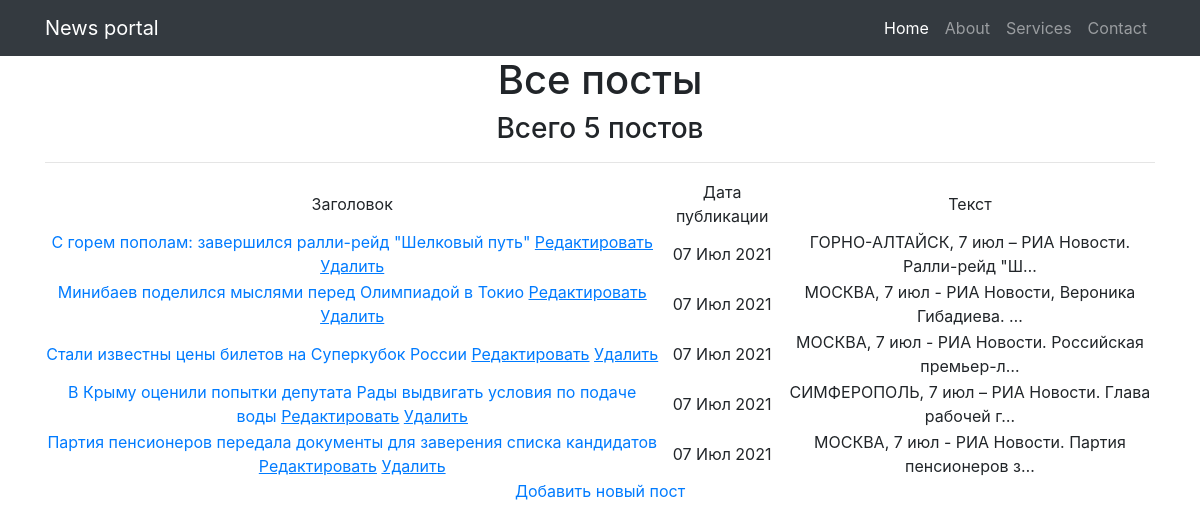
The app's page /, older data.
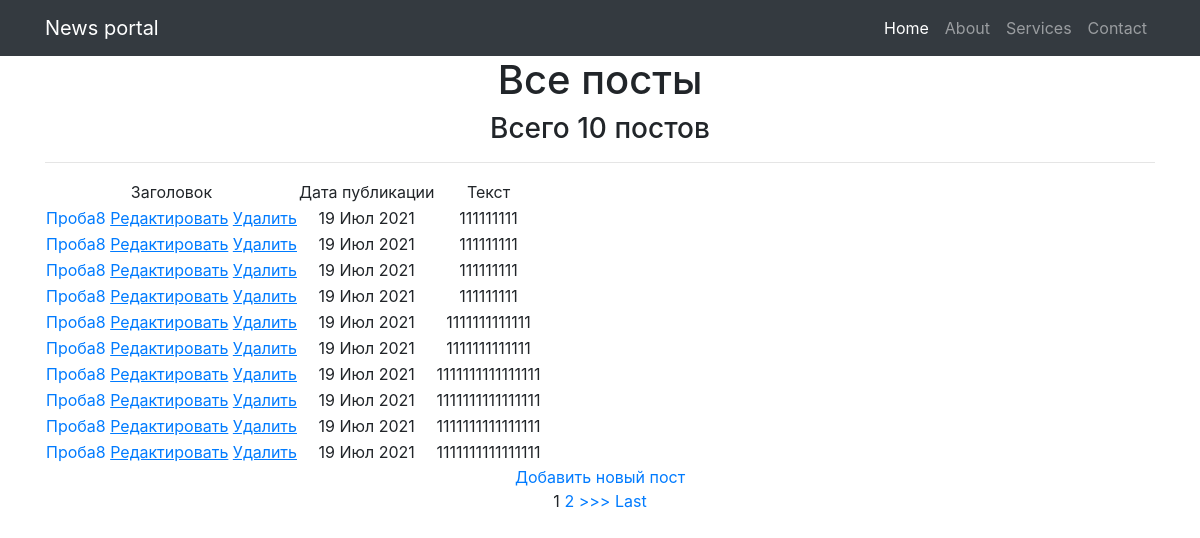
The same page, newer data.
### news/models.py (models this page shows, shortened)
class Post(models.Model):
    author = models.ForeignKey(Author, on_delete=models.CASCADE, verbose_name='Автор')
    NEWS = 'NW'
    ARTICLE = 'AR'
    RUBRIC = (
        (NEWS, 'Новость'), (ARTICLE, 'Статья')
    )
    categoryType = models.CharField(max_length=2, choices=RUBRIC, default=ARTICLE)
    time_post = models.DateTimeField(auto_now_add=True, verbose_name='Время публикации')
    postCategory = models.ManyToManyField(Category, through='PostCategory', verbose_name='Категория')
    title = models.CharField(max_length=128, verbose_name='Заголовок')
    text = models.TextField()
    rating = models.SmallIntegerField(default=0)
    class Meta:
        verbose_name = 'Публикация'
        verbose_name_plural = 'Публикации'

### news/views.py (the view)
# urls.py: path('', cache_page(60)(PostsList.as_view())),
class PostsList(ListView):
    model = Post
    template_name = 'posts.html'
    context_object_name = 'posts'
    queryset = Post.objects.order_by('-id')
    paginate_by = 10
    form_class = PostForm
    def get_filter(self):
        return PostsFilter(self.request.GET, queryset=super().get_queryset())
    def get_queryset(self):
        return self.get_filter().qs
    def get_context_data(self, **kwargs):
        context = super().get_context_data(**kwargs)
        context['time_now'] = datetime.utcnow()
        context['categories'] = Category.objects.all()
        return context

### news/templatetags/custom_filters.py (called while the page is built)
@register.filter(name='censor')  # регистрируем наш фильтр под именем Censor
def censor(text):
    for word in censored_words:
        if word in text:
            text = text.replace(word, '-censored-')
        else:
            continue
    return text

### news/templates/news/posts.html (shortened to what this page needs)
{% extends 'flatpages/default.html' %}
{% load custom_filters %}
{% load cache %}
{% block content %}
<h1>Все посты</h1>
<h3> Всего {{ posts|length }} постов </h3>
<hr>
{% if posts %}
    <table>
        <tr>
            <td>
                Заголовок
            </td>
            <td>
                Дата публикации
            </td>
            <td>
                Текст
            </td>
        </tr>
    {% for post in posts %}
        <tr>
            <td>
            <a href="{% url 'post_detail' post.id %}">{{ post.title }}</a>
                {% cache 300 urls %}
            <a href="{% url 'post_update' post.id %}"><u>Редактировать</u></a>
            <a href="{% url 'post_delete' post.id %}"><u> Удалить </u></a>
                {% endcache %}
        </td>
            <td>
                {{ post.time_post|date:'d M Y' }}
            </td>
            <td>
                {{ post.text|censor|truncatechars:50 }}
            </td>
        </tr>
    {% endfor %}
    </table>
<a href="{% url 'posts_create' %}">Добавить новый пост</a> <br>
{% if is_paginated %}
    {% for num in page_obj.paginator.page_range %}
        {% if page_obj.number == num %}
            <a>{{ num }}</a>
        {% elif num > page_obj.number|add:'-3' and num < page_obj.number|add:'3' %}
            <a href="?page={{ num }}">{{ num }}</a>
        {% endif %}
    {% endfor %}
    {% if page_obj.has_next %}
        <a href="?page={{ page_obj.next_page_number }}">>>></a>
        <a href="?page={{ page_obj.paginator.num_pages }}">Last</a>
    {%endif%}
{% endif %}
{% endif %}
{% endblock content %}

Row changes from the older to the newer data that the page shows:
no longer on this page (row unchanged): Post: title "С горем пополам: завершился ралли-рейд \"Шелковый путь\"", time_post "07 Июл 2021", text|censor "ГОРНО-АЛТАЙСК, 7 июл – РИА Новости. Ралли-рейд \"Ш…"
no longer on this page (row unchanged): Post: title "Минибаев поделился мыслями перед Олимпиадой в Токио", time_post "07 Июл 2021", text|censor "МОСКВА, 7 июл - РИА Новости, Вероника Гибадиева. …"
no longer on this page (row unchanged): Post: title "Стали известны цены билетов на Суперкубок России", time_post "07 Июл 2021", text|censor "МОСКВА, 7 июл - РИА Новости. Российская премьер-л…"
no longer on this page (row unchanged): Post: title "В Крыму оценили попытки депутата Рады выдвигать условия по подаче воды", time_post "07 Июл 2021", text|censor "СИМФЕРОПОЛЬ, 7 июл – РИА Новости. Глава рабочей г…"
no longer on this page (row unchanged): Post: title "Партия пенсионеров передала документы для заверения списка кандидатов", time_post "07 Июл 2021", text|censor "МОСКВА, 7 июл - РИА Новости. Партия пенсионеров з…"
added Post: title "Проба8", time_post "19 Июл 2021", text|censor "111111111"
added Post: title "Проба8", time_post "19 Июл 2021", text|censor "111111111"
added Post: title "Проба8", time_post "19 Июл 2021", text|censor "111111111"
added Post: title "Проба8", time_post "19 Июл 2021", text|censor "111111111"
added Post: title "Проба8", time_post "19 Июл 2021", text|censor "1111111111111"
added Post: title "Проба8", time_post "19 Июл 2021", text|censor "1111111111111"
added Post: title "Проба8", time_post "19 Июл 2021", text|censor "1111111111111111"
added Post: title "Проба8", time_post "19 Июл 2021", text|censor "1111111111111111"
added Post: title "Проба8", time_post "19 Июл 2021", text|censor "1111111111111111"
added Post: title "Проба8", time_post "19 Июл 2021", text|censor "1111111111111111"
Text that changed along with them:
{{ posts|length }}: "5" → "10"
new list line: "1"
new list line: "2"
text now shown: ">>> Last"
